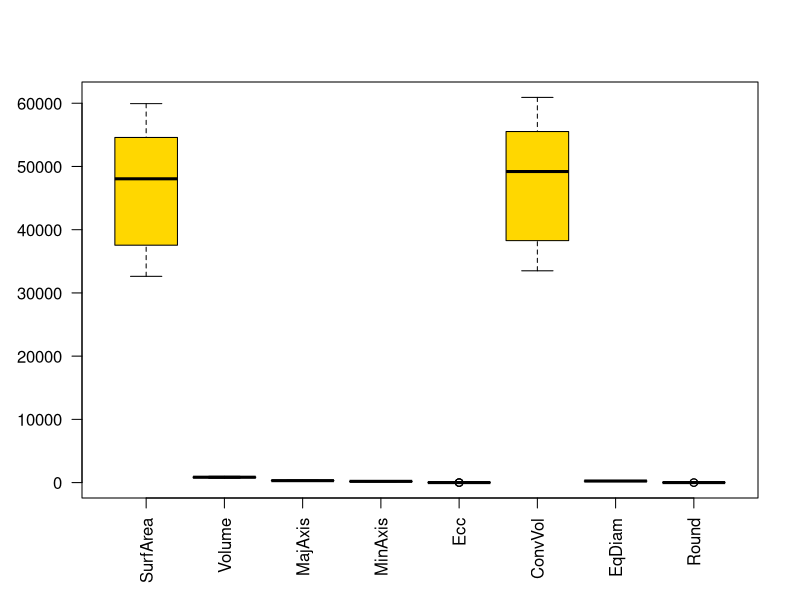
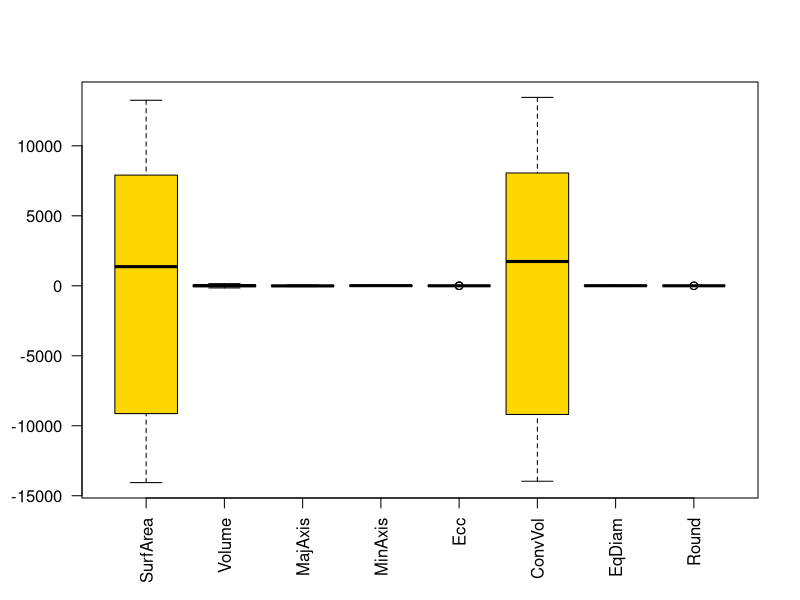
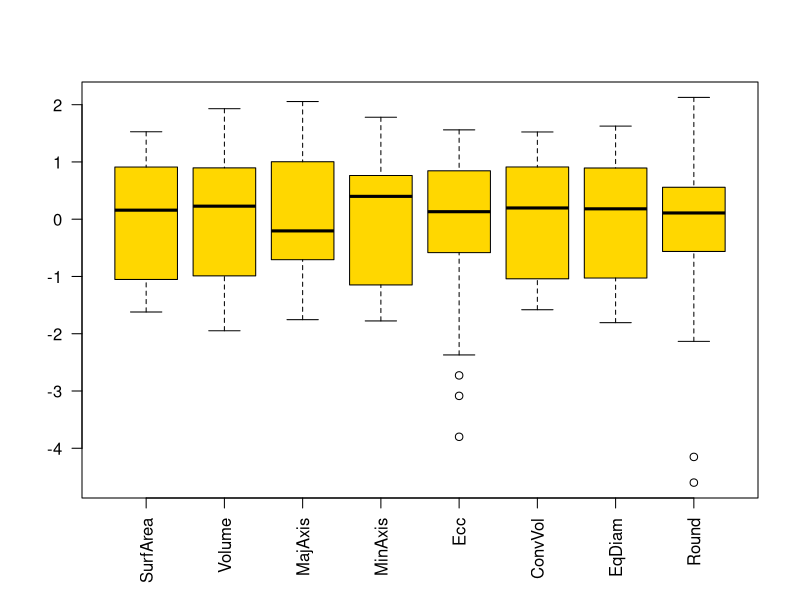
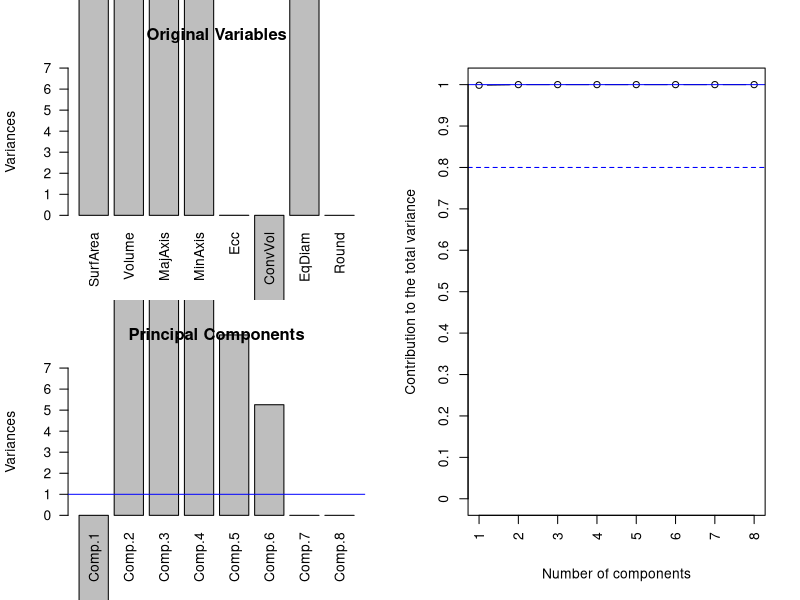
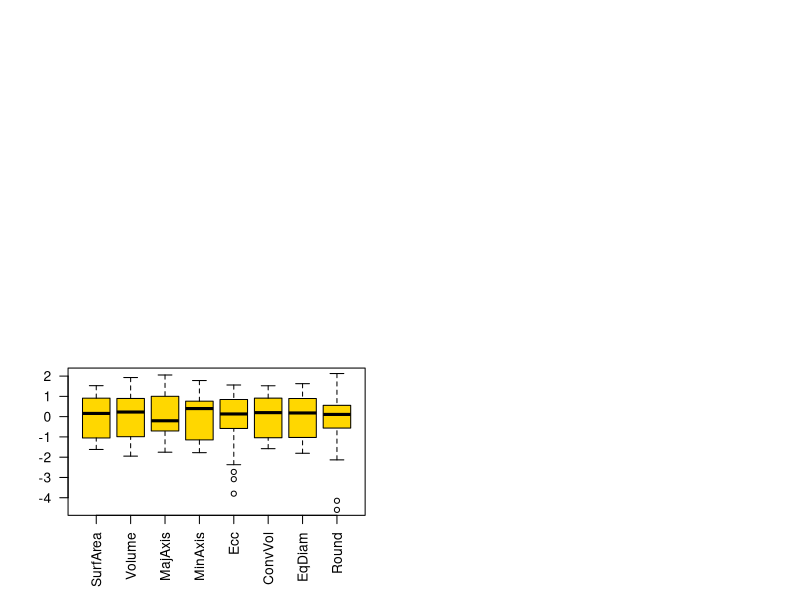
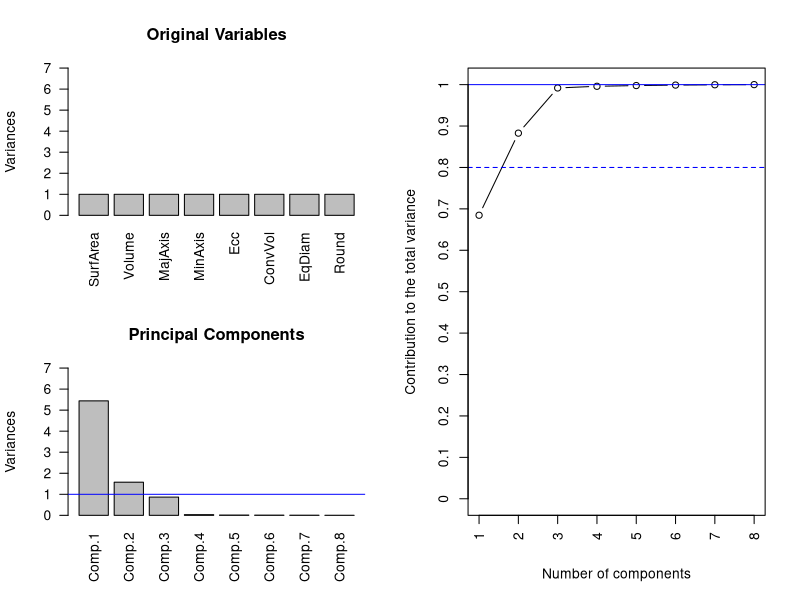
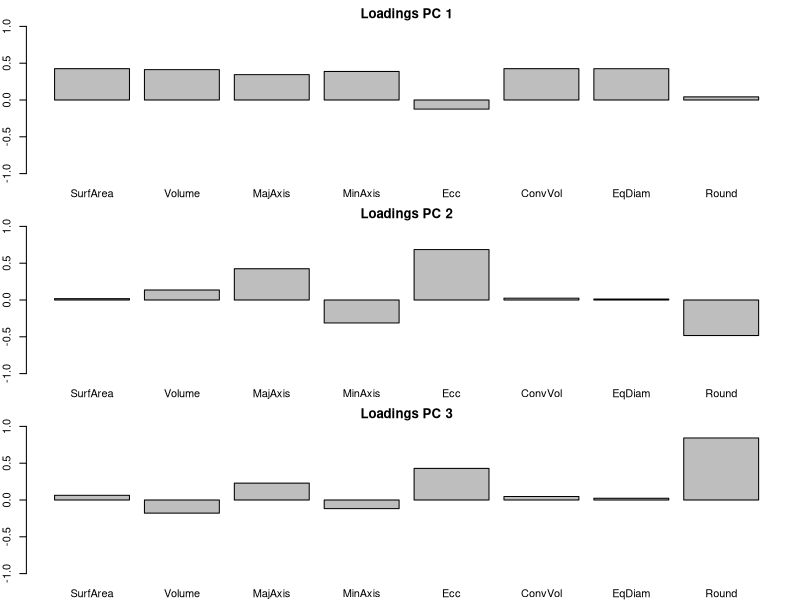
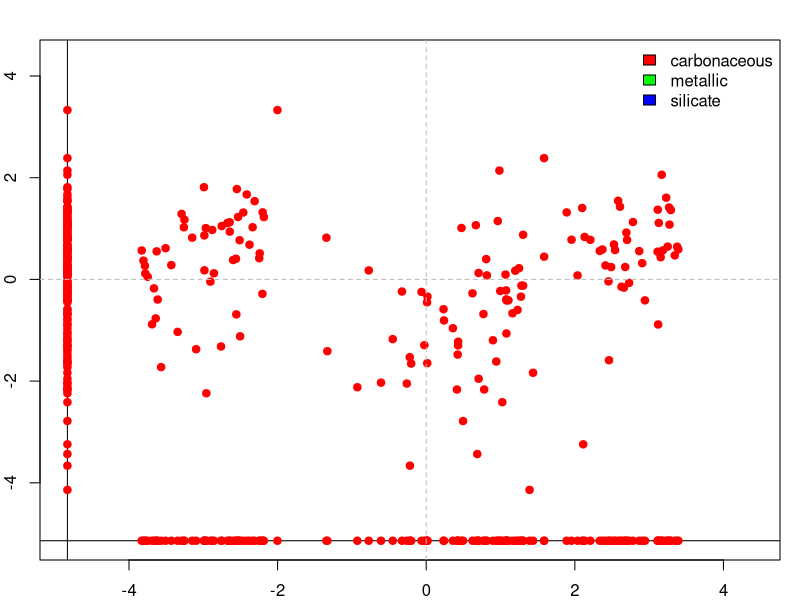

R code for these plots, in order:
###------------------------------###
### PRINCIPAL COMPONENT ANALYSIS ###-------------------------------------------
###------------------------------###

### Try It Out! ###
rm(list = ls())
graphics.off()
par(mfrow=c(1,1))
cat("\014")
data <- read.table('datasets/data_pca.txt', header = T)
data.label <- data[, 9]
data <- data[, 1:8]
### Try It Out! ###

boxplot(data, las = 2, col = 'gold')
boxplot(scale(x = data, center = T, scale = F), las = 2, col = 'gold')
boxplot(scale(x = data, center = T, scale = T), las = 2, col = 'gold')


#### PCA on Original Data -----

pc.data <- princomp(data, scores = T)
pc.data
summary(pc.data)

layout(matrix(c(2, 3, 1, 3), 2, byrow = TRUE))

plot(pc.data, las = 2, main = 'Principal Components', ylim = c(0, 7))
abline(h = 1, col = 'blue')

barplot(sapply(data, sd)^2, las = 2, main = 'Original Variables', ylim = c(0, 7),
        ylab = 'Variances')

plot(cumsum(pc.data$sde^2) / sum(pc.data$sde^2), type = 'b', axes = FALSE, 
     xlab = 'Number of components', ylab = 'Contribution to the total variance', ylim = c(0, 1))
abline(h = 1, col = 'blue')
abline(h = 0.8, lty = 2, col = 'blue')
box()
axis(2, at = 0:10/10, labels = 0:10/10)
axis(1, at = 1:ncol(data), labels = 1:ncol(data), las = 2)


#### PCA on Standardized Variables -----

data.sd <- scale(data)
data.sd <- data.frame(data.sd)

boxplot(data.sd, las = 2, col = 'gold')

pc.data <- princomp(data.sd, scores = T)
pc.data
summary(pc.data)

layout(matrix(c(2, 3, 1, 3), 2, byrow = TRUE))

plot(pc.data, las = 2, main = 'Principal Components', ylim = c(0, 7))
abline(h = 1, col = 'blue')

barplot(sapply(data.sd, sd)^2, las = 2, main = 'Original Variables', ylim = c(0, 7),
        ylab = 'Variances')

plot(cumsum(pc.data$sde^2) / sum(pc.data$sde^2), type = 'b', axes = FALSE, 
     xlab = 'Number of components', ylab = 'Contribution to the total variance', ylim = c(0, 1))
abline(h = 1, col = 'blue')
abline(h = 0.8, lty = 2, col = 'blue')
box()
axis(2, at = 0:10/10, labels = 0:10/10)
axis(1, at = 1:ncol(data.sd), labels = 1:ncol(data.sd), las = 2)


#### Variances ----

pc.data$sdev^2

# Proportion of variance explained by component 1
var(as.matrix(data.sd) %*% pc.data$loadings[, 1]) / sum(sapply(data.sd, var))


#### Loadings ----

load.data <- pc.data$loadings
load.data

nPCs <- 3
par(mar = c(2,2,2,1), mfrow = c(nPCs, 1))
for(i in 1:nPCs) barplot(load.data[, i], ylim = c(-1, 1), main = paste('Loadings PC ', i, sep = ''))

# The first PC represents...
# The second PC contains the information...

# High PC1: big...
# Low PC1: small...
# High PC2: high..., low...
# Low PC2: small..., high...


#### Scores ----

scores.data <- pc.data$scores

col.lab <- ifelse(data.label[] %in% c("class2_name", "class3_name"), 
                  ifelse(data.label[] %in% c("class3_name"), 
                         'blue', 'green'), 
                  'red')

par(mfrow = c(1, 1))
plot(scores.data[, 1:2], col = col.lab, pch = 19, 
     xlim = c(min(scores.data[, 1]) - 1, max(scores.data[, 1]) + 1), 
     ylim = c(min(scores.data[, 2]) - 1, max(scores.data[, 2]) + 1))
abline(h = min(scores.data[, 2]) - 1, v = min(scores.data[, 1]) - 1, col = 1)
points(scores.data[, 1], rep(min(scores.data[, 2]) - 1, dim(data)[1]), col = col.lab, pch = 19)
points(rep(min(scores.data[, 1]) - 1, dim(data)[1]), scores.data[, 2], col = col.lab, pch = 19)
abline(h = 0, v = 0, lty = 2, col = 'grey')
legend('topright', levels(factor(data.label[])), fill = c('red', 'green', 'blue'), bty = 'n')

biplot(pc.data)
biplot(pc.data, choices = 1:2)


#### Projections on PC Space ----

##### PCA Being Performed on Original Data -----

# Projection on the space generated by the k-th principal component
par(mfrow = c(2, 5))
matplot(t(data), type = 'l', main = 'Data', ylim = range(data))
meanA <- colMeans(data)
matplot(meanA, type = 'l', main = '0 PC', lwd = 2, ylim = range(data))
for(i in 1:8)
{
  projection <- matrix(meanA, dim(data)[[1]], dim(data)[[2]], byrow = T) + scores.data[, i] %*% t(load.data[, i])
  matplot(t(projection), type='l', main = paste(i, 'PC'), ylim = range(data))
  matplot(meanA, type='l', lwd = 2, add = T)
}

# Projection on the space generated by the first k principal components
par(mfrow = c(2, 5))
matplot(t(data), type = 'l', main = 'Data', ylim = range(data))
meanF <- colMeans(data)
matplot(meanF, type = 'l', main = 'First 0 PCs', lwd = 2, ylim = range(data))
projection <- matrix(meanF, dim(data)[[1]], dim(data)[[2]], byrow = T)
for (i in 1:8) {
  projection <- projection + scores.data[, i] %*% t(load.data[, i])
  matplot(t(projection), type = 'l', main = paste('First', i, 'PCs'), ylim = range(data))
  matplot(meanF, type = 'l', lwd = 2, add = T)
}


##### PCA Being Performed on Standardized Variables -----

# Projection on the space generated by the k-th principal component
par(mfrow = c(2, 5))
matplot(t(data.sd), type = 'l', main = 'Data', ylim = range(data.sd))
meanA <- colMeans(data.sd)
matplot(meanA, type = 'l', main = '0 PC', lwd = 2, ylim = range(data.sd))
for(i in 1:8)
{
  projection <- matrix(meanA, dim(data.sd)[[1]], dim(data.sd)[[2]], byrow = T) + scores.data[, i] %*% t(load.data[, i])
  matplot(t(projection), type='l', main = paste(i, 'PC'), ylim = range(data.sd))
  matplot(meanA, type='l', lwd = 2, add = T)
}

# Projection on the space generated by the first k principal components
par(mfrow = c(2, 5))
matplot(t(data.sd), type = 'l', main = 'Data', ylim = range(data.sd))
meanF <- colMeans(data.sd)
matplot(meanF, type = 'l', main = 'First 0 PCs', lwd = 2, ylim = range(data.sd))
projection <- matrix(meanF, dim(data.sd)[[1]], dim(data.sd)[[2]], byrow = T)
for (i in 1:8) {
  projection <- projection + scores.data[, i] %*% t(load.data[, i])
  matplot(t(projection), type = 'l', main = paste('First', i, 'PCs'), ylim = range(data.sd))
  matplot(meanF, type = 'l', lwd = 2, add = T)
}


##### Projection of a New Datum -----

new.datum <- c(37548.50, 754.42, 318.34, 154.25, 0.88, 37506.40, 219.63, 0.80)

###### PCA Being Performed on Original Data ------

new.datum.score <- t(load.data) %*% (new.datum - colMeans(data))
new.datum.score

plot(pc.data$scores[, 1:2], pch = 19, las = 2)
points(new.datum.score[1], new.datum.score[2], col = 'red', pch = 19)


###### PCA Being Performed on Standardized Variables ------

new.datum.std <- (new.datum - colMeans(data)) / sapply(data, sd)

new.datum.std.score <- t(load.data) %*% (new.datum.std - colMeans(data.sd))
new.datum.std.score

plot(pc.data$scores[, 1:2], pch = 19, las = 2)
points(new.datum.std.score[1], new.datum.std.score[2], col = 'red', pch = 19)